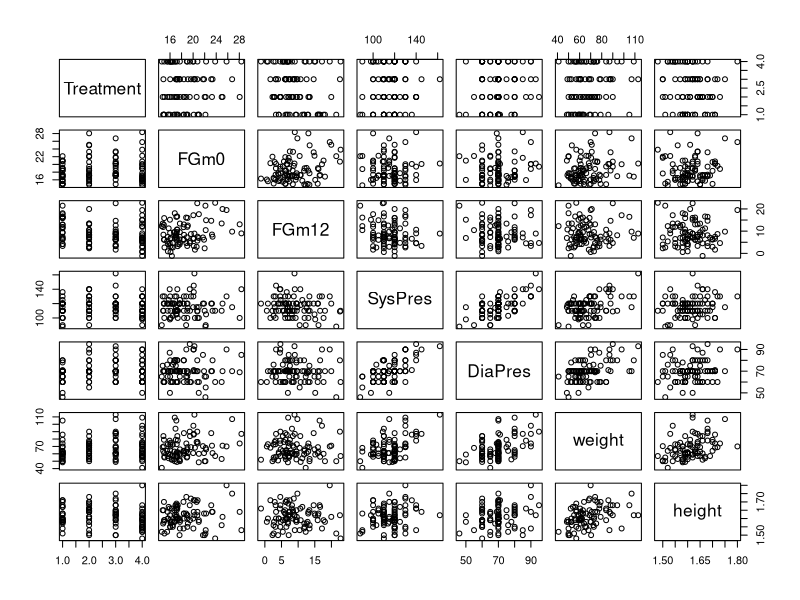
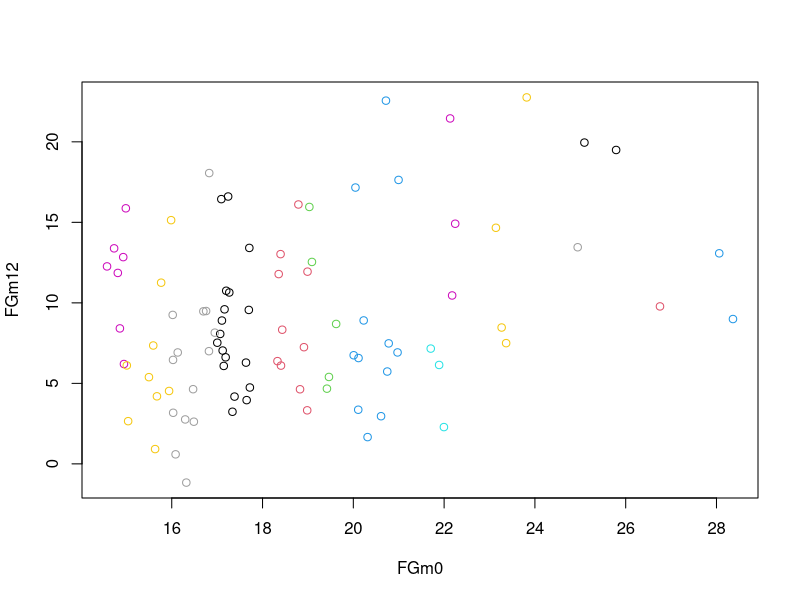
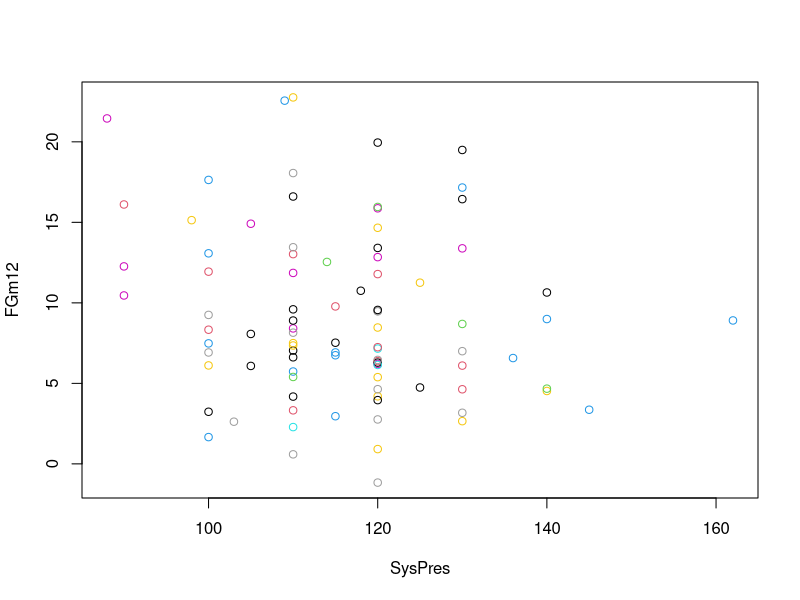
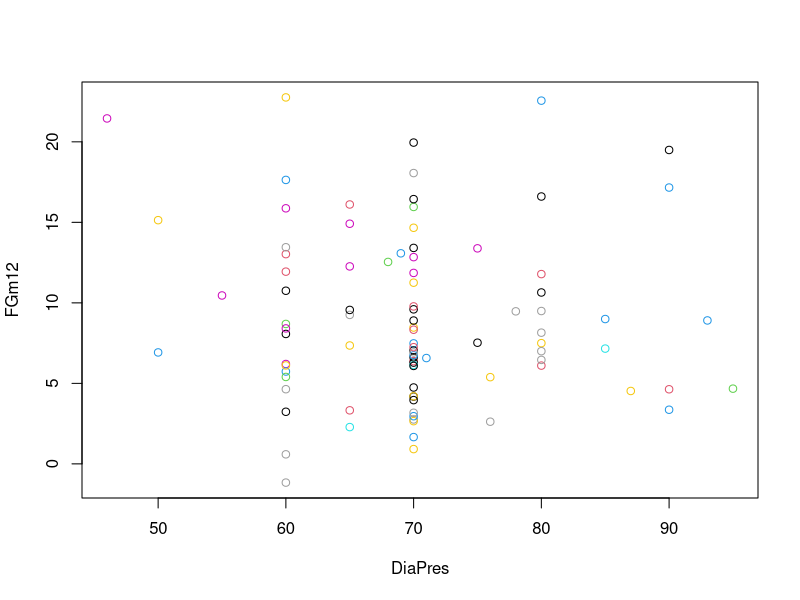
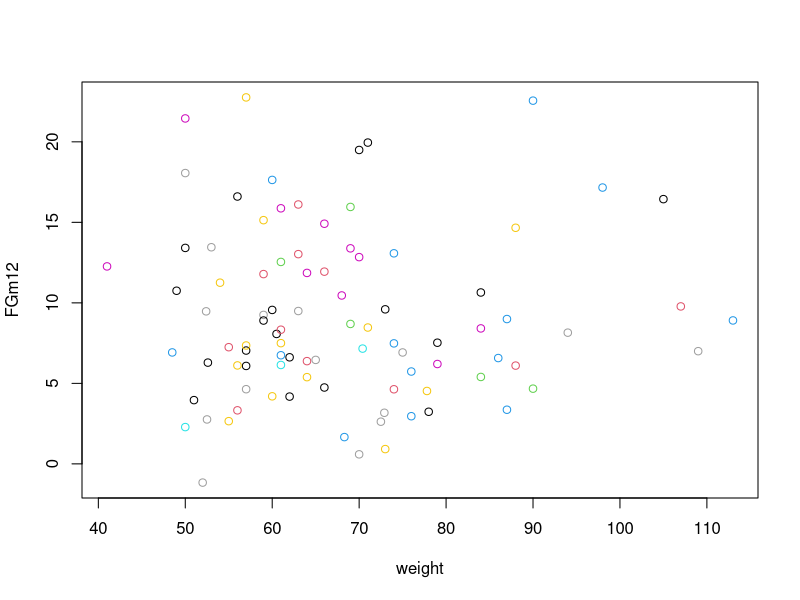
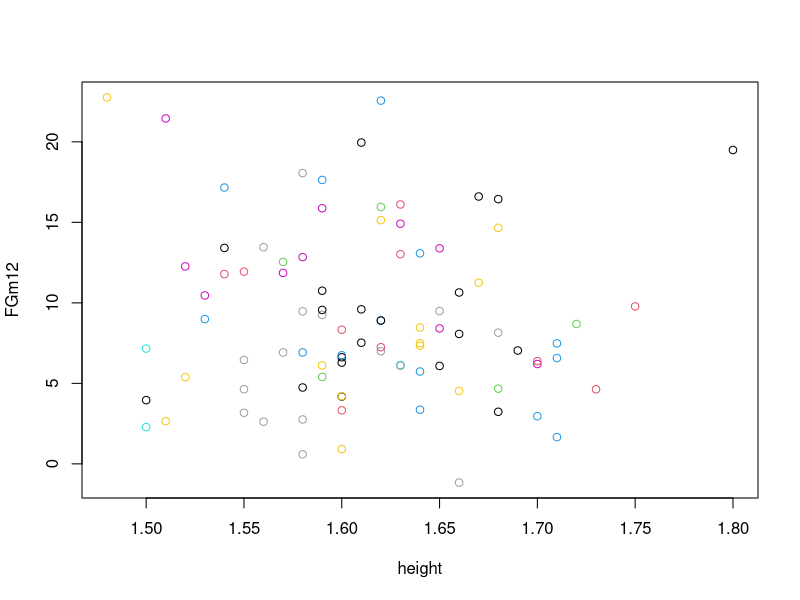
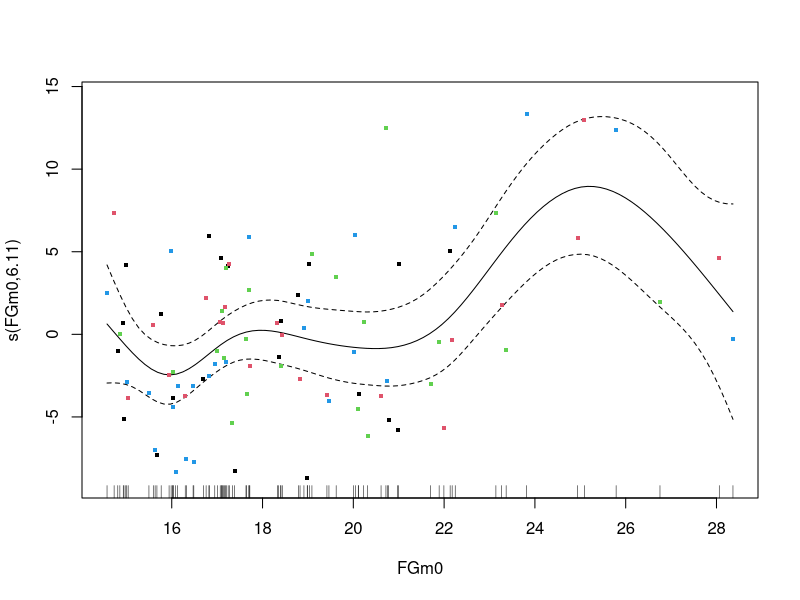
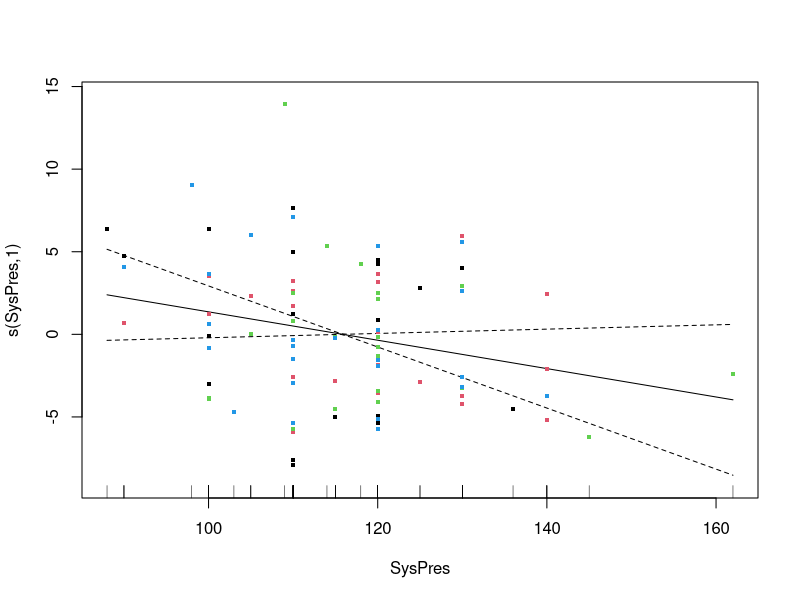

Generate these figures, in order, with R:
## ---- chunk 1
library(mgcv)

hirs <- read.table("hirsutism.dat",header=T, sep="\t",fill=TRUE)
## ---- chunk 2
hirs$Treatment <- as.factor(hirs$Treatment)
data = hirs[,!(names(hirs) %in% c('FGm3','FGm6'))]
data$height <- as.numeric(data$height)
data$FGm12 <- as.numeric(data$FGm12)
data <- na.omit(data)
## ---- chunk 3
pairs(data)
nrow(data)
cor(data[,-1])
## ---- chunk 4
for(i in c(2,4,5,6,7)){
  plot(data[,i],data[,3],col=data[,2],xlab = colnames(data)[i],ylab=colnames(data)[3])
}
## ---- chunk 5
gam0 <- gam(FGm12 ~ FGm0 + Treatment + SysPres + DiaPres + weight + height, data = data)

summary(gam0)
## ---- chunk 6
gam1 <- gam(FGm12 ~ s(FGm0) + Treatment + s(SysPres) + s(DiaPres) + s(weight) + s(height), data = data)

summary(gam1)
anova(gam0, gam1, test='F')
## ---- chunk 7
plot(gam1,residuals = T,shade = T, cex=4,col=data$Treatment)
## ---- chunk 8
vis.gam(gam1, view=c("weight","height"),
        theta = 0, phi = 10, r = sqrt(3), d = 1)

vis.gam(gam1, view=c("SysPres","height"),
        theta = 0, phi = 30, r = sqrt(3), d = 1)

vis.gam(gam1, view=c("SysPres","height"),
        theta = 0, phi = 30, r = sqrt(3), d = 1)
## ---- chunk 9
gam1.0 <- gam(FGm12 ~ s(FGm0) + Treatment + SysPres + s(DiaPres) + weight + height, data = data)
summary(gam1.0)
anova(gam1, gam1.0, test='F')
## ---- chunk 10
gam1.1 <- gam(FGm12 ~ s(FGm0) + Treatment + SysPres + weight + height, data = data)
summary(gam1.1)
gam1.2 <- gam(FGm12 ~ s(FGm0) + Treatment + SysPres + weight, data = data)
summary(gam1.2)
gam1.3 <- gam(FGm12 ~ s(FGm0) + Treatment + SysPres, data = data)
summary(gam1.3)
gam1.4 <- gam(FGm12 ~ s(FGm0) + Treatment, data = data)
summary(gam1.4)
anova(gam1.0, gam1.1,gam1.2,gam1.3,gam1.4, test='F')
anova(gam1.0,gam1.4,test='F')
## ---- chunk 11
plot(gam1.0,residuals=TRUE, shade=TRUE, cex=2, lwd=2)
## ---- chunk 12
par(mfrow=c(2,2))
gam.check(gam1.0)
## ---- chunk 13
gam2.1 <- gam(FGm12 ~ s(FGm0) + Treatment + SysPres + s(DiaPres) + weight + height + te(SysPres, weight) + te(DiaPres, height), data = data)

gam2.2 <- gam(FGm12 ~ s(FGm0) + Treatment + SysPres + s(DiaPres) + weight + height + te(DiaPres, weight) + te(SysPres, height), data = data)

gam2.3 <- gam(FGm12 ~ s(FGm0) + Treatment + SysPres + s(DiaPres) + weight + height + te(height, weight) + te(SysPres, DiaPres), data = data)

summary(gam2.1)
summary(gam2.2)
summary(gam2.3)
anova(gam2.1, gam2.2, gam2.3, test='F')
## ---- chunk 14
gam2.4 <- gam(FGm12 ~ s(FGm0) + Treatment + DiaPres + weight + height + te(DiaPres, weight) + te(SysPres, height), data = data)
summary(gam2.4)

gam2.5 <- gam(FGm12 ~ s(FGm0) + Treatment + DiaPres + te(DiaPres, weight) + te(SysPres, height), data = data)
summary(gam2.5)

anova(gam1.0, gam2.5, test='F')
## ---- chunk 15
plot(gam2.4,residuals=TRUE, shade=TRUE, cex=2, lwd=2)
## ---- chunk 16
par(mfrow=c(2,2))
gam.check(gam2.5)
## ---- chunk 17
vis.gam(gam2.2,view=c("FGm0","DiaPres"),
        theta = -40, phi = 10, r = sqrt(3), d = 1)
## ---- chunk 18
gam3.1 <- gam(FGm12 ~ s(FGm0, by=Treatment) + Treatment + DiaPres + te(DiaPres, weight) + te(SysPres, height), data = data)
summary(gam3.1)
anova(gam2.5,gam3.1,test='F')
## ---- chunk 19
gam.final <- gam3.1
par(mfrow=c(2,2))
gam.check(gam.final)
## ---- chunk 20
plot(gam.final,residuals=TRUE, shade=TRUE, cex=2, lwd=2)
